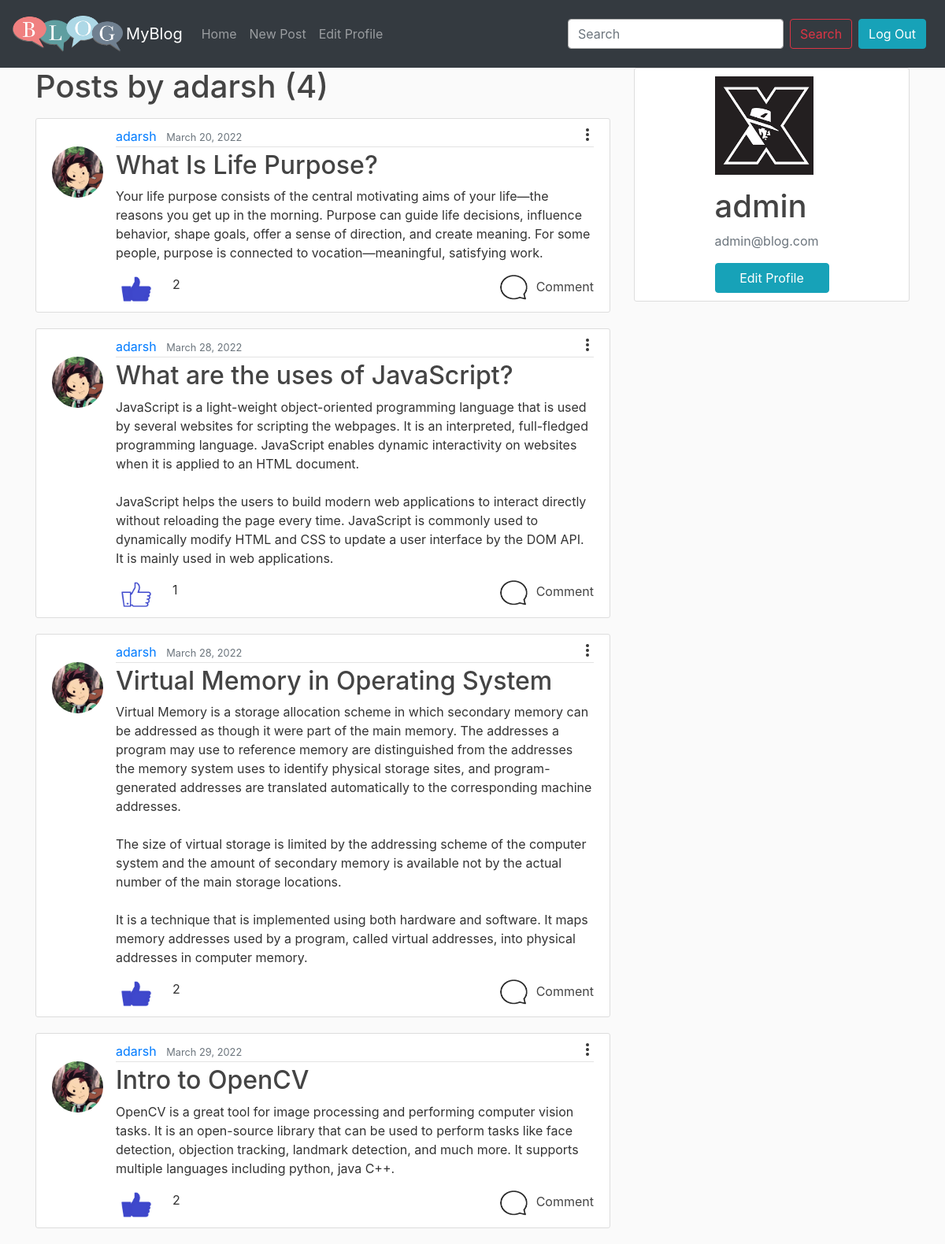
Screenshot of /user/adarsh/ (signed in) with the database file from the repository.
### blog/models.py (models this page shows, shortened)
class Post(models.Model):
    title = models.CharField(max_length=100)
    content = models.TextField()
    date_posted = models.DateTimeField(default=timezone.now)
    author = models.ForeignKey(User,on_delete=models.CASCADE)
    likes = models.ManyToManyField(User,related_name='blog_post')

### users/models.py (models this page shows, shortened)
class Profile(models.Model):
    user = models.OneToOneField(User, on_delete=models.CASCADE)
    image = models.ImageField( default='default.png',upload_to='profile_pics')

### blog/views.py (the view)
# urls.py: path('user/<str:username>/', UserPostListView.as_view(),name = 'user-posts'),
class UserPostListView(ListView):
    model  = Post
    template_name = 'blog/user_posts.html'
    context_object_name = 'posts'
    paginate_by = 5
    ordering = ['-date_posted']
    def get_queryset(self):
        user =  get_object_or_404(User, username=self.kwargs.get('username'))
        return Post.objects.filter(author=user)

### templates/blog/user_posts.html (shortened to what this page needs)
{% extends "blog/base.html" %}
{% block content %}
        <h1 class="mb-3">Posts by {{ view.kwargs.username }} ({{ page_obj.paginator.count }})</h1>
        {%for post in posts%}
        <article class="media content-section">
          <img class="rounded-circle article-img"src="{{ post.author.profile.image.url }}">
            <div class="media-body">
              <div class="article-metadata">
                <a class="mr-2" href="{% url 'user-posts' post.author.username %}">{{ post.author }}</a>
                <small class="text-muted">{{ post.date_posted|date:"F d, Y" }}</small>
                <td>
                  <div class="dropout">
                      <button class="more">
                          <span></span>
                          <span></span>
                          <span></span>
                      </button>
                  </div>
              </td>
              </div>
              <h2><a class="article-title" href="{% url 'post-detail' post.id %}">{{ post.title }}</a></h2>
              <p class="article-content">{{ post.content }}</p>
              <div>
                <div style="float: left;padding-right: 20px;">
                {% if request.user.is_authenticated %}
                {% if request.user in post.likes.all %}
                <form action="{% url 'unlike_post' post.pk %}" method="POST">
                    <button type="submit" name="post_id" value="{{ post.id }}" class="like-button"><img height="35px"
                            width="40px" src="/media/like/liked.png"></button>
                </form>
                {%else%}
                <form action="{% url 'like_post' post.pk %}" method="POST">
                    <button type="submit" name="post_id" value="{{ post.id }}" class="like-button"><img height="35px"
                            width="40px" src="/media/like/like.png"></button>
                </form>
                {%endif%}
                {% else %}
                <a href="{% url 'login' %}" class="like-button"><img height="35px" width="40px"
                        src="/media/like/like.png"></a>
                {% endif %}
            </div>
            <div style="float: left;"> {{ post.likes.count }} </div>
            <div style="float: right;">
                <a class="article-title" href="{% url 'post-detail' post.id %}"><img height="32px" width="37px"
                        style="margin-right: 10px;" src="/media/comment.png">Comment</a>
            </div>
        </div>
            </div>
          </article>
        {% endfor %}
{% endblock  %}

### templates/blog/base.html (shortened to what this page needs)
{% load static %}
<!DOCTYPE html>
<html lang="en">
<head>
  <link rel="stylesheet" href="https://cdn.jsdelivr.net/npm/bootstrap@4.5.3/dist/css/bootstrap.min.css"
>
  <link rel="stylesheet" type="text/css" href="{% static 'blog/main.css' %}">
</head>
<body>
  <nav class="navbar navbar-expand-lg navbar-dark bg-dark">
    <img src="/media/blog.png" height="70px" width="140px" class="mr-1">
    <a class="navbar-brand" href="{% url 'blog-home' %}">MyBlog</a>
    <div class="collapse navbar-collapse" id="navbarSupportedContent">
      <ul class="navbar-nav mr-auto">
        <li class="nav-item {% block active_home %} {% endblock %}">
          <a class="nav-link" href="{% url 'blog-home' %}">Home <span class="sr-only">(current)</span></a>
        </li>
        {% if request.user.is_authenticated %}
        <li class="nav-item {% block active_new %} {% endblock %}">
          <a class="nav-link" href="{% url 'post-create' %}">New Post</a>
        </li>
        <li class="nav-item {% block active_edit %} {% endblock %}">
          <a class="nav-link" href="{% url 'profile-update' %}">Edit Profile </a>
        </li>
        {% endif %}
      </ul>
      <div class="search">
        <form class="form-inline my-2 my-lg-0" method="get" action="{% url 'search' %}">
          <input type="text" name="query" value="{{query}}" class="form-control mr-sm-2" type="search"
            placeholder="Search" aria-label="Search" style="box-shadow: none!important;border-color: #b0b0b0;" required>
          <button class="btn btn-outline-danger my-2 my-sm-1" type="submit" href="{% url 'search' %}">Search</button>
        </form>
      </div>
      <ul class="navbar-nav">
        {% if request.user.is_authenticated %}
        <li class="nav-item">
          <a class="nav-link" href="{% url 'logout' %}"> <button class="btn btn-info my-2 my-sm-0">Log Out</button></a>
        </li>
        {% endif %}
      </ul>
    </div>
  </nav>
  <main role="main" class="container">
    <div class="row">
      <div class="col-md-8">
        {% block content %}{% endblock %}
      </div>
      {% if request.user.is_authenticated %}
      <div class="col-md-4">
        <div class="d-flex justify-content-center content-section">
          <ul class="list-group">
            <img class=" account-img" src="{{ user.profile.image.url }}">
            <div class="media-body">
              <h2 class="account-heading">{{ user.username }}</h2>
              <p class="text-secondary">{{ user.email }}</p>
            </div>
            {% if request.user.is_authenticated %}
            <a class="btn btn-info" href="{% url 'profile-update' %}">Edit Profile</a>
            {% endif %}
          </ul>
        </div>
      </div>
      {% endif %}
    </div>
  </main>
</body>
</html>

### static/blog/main.css (style rules this page uses)
body { background: #fafafa; color: #333333; }
h1, h2, h3, h4, h5, h6 { color: #444444; }
ul { margin: 0; }
.content-section { background: #ffffff; padding: 10px 20px; border: 1px solid #dddddd; border-radius: 3px; margin-bottom: 20px; }
.article-title { color: #444444; }
.article-content { white-space: pre-line; }
.article-img { height: 65px; width: 65px; margin-right: 16px; margin-top: 25px; }
.article-metadata { padding-bottom: 1px; margin-bottom: 4px; border-bottom: 1px solid #e3e3e3; }
.account-img { height: 125px; width: 125px; margin-right: 20px; margin-bottom: 16px; }
.account-heading { font-size: 2.5rem; }
.more { border: none; background: transparent; }
.more span { display: block; width: 0.25rem; height: 0.25rem; background: #363636; border-radius: 50%; pointer-events: none; }
.more span:not(:last-child) { margin-bottom: 0.125rem; }
.dropout { float: right; z-index: 9001; width: fit-content; position: relative; margin-left: auto; margin-right: auto; }
.like-button { background-color: transparent; background-repeat: no-repeat; border: none; cursor: pointer; overflow: hidden; outline: none; }

### rows the page displays
Post: author.profile.image (picture), author "adarsh", date_posted "March 20, 2022", title "What Is Life Purpose?", content "Your life purpose consists of the central motivating aims of your life—the reasons you get up in the morning. Purpose can guide life decisions, influence behavior, shape goals, offer a sense of direction, and create meaning. For some people, purpose is connected to vocation—meaningful, satisfying work.", likes.count "2"
Post: author.profile.image (picture), author "adarsh", date_posted "March 28, 2022", title "What are the uses of JavaScript?", content "JavaScript is a light-weight object-oriented programming language that is used by several websites for scripting the webpages. It is an interpreted, full-fledged programming language. JavaScript enables dynamic interactivity on websites when it is applied to an HTML document. JavaScript helps the users to build modern web applications to interact directly without reloading the page every time. JavaScript is commonly used to dynamically modify HTML and CSS to update a user interface by the DOM API. It is mainly used in web applications.", likes.count "1"
Post: author.profile.image (picture), author "adarsh", date_posted "March 28, 2022", title "Virtual Memory in Operating System", content "Virtual Memory is a storage allocation scheme in which secondary memory can be addressed as though it were part of the main memory. The addresses a program may use to reference memory are distinguished from the addresses the memory system uses to identify physical storage sites, and program-generated addresses are translated automatically to the corresponding machine addresses. The size of virtual storage is limited by the addressing scheme of the computer system and the amount of secondary memory is available not by the actual number of the main storage locations. It is a technique that is implemented using both hardware and software. It maps memory addresses used by a program, called…", likes.count "2"
Post: author.profile.image (picture), author "adarsh", date_posted "March 29, 2022", title "Intro to OpenCV", content "OpenCV is a great tool for image processing and performing computer vision tasks. It is an open-source library that can be used to perform tasks like face detection, objection tracking, landmark detection, and much more. It supports multiple languages including python, java C++.", likes.count "2"

### other values shown
{{ view.kwargs.username }} "adarsh"
{{ page_obj.paginator.count }} "4"
{{ user.username }} "admin"
{{ user.email }} "admin@blog.com"
